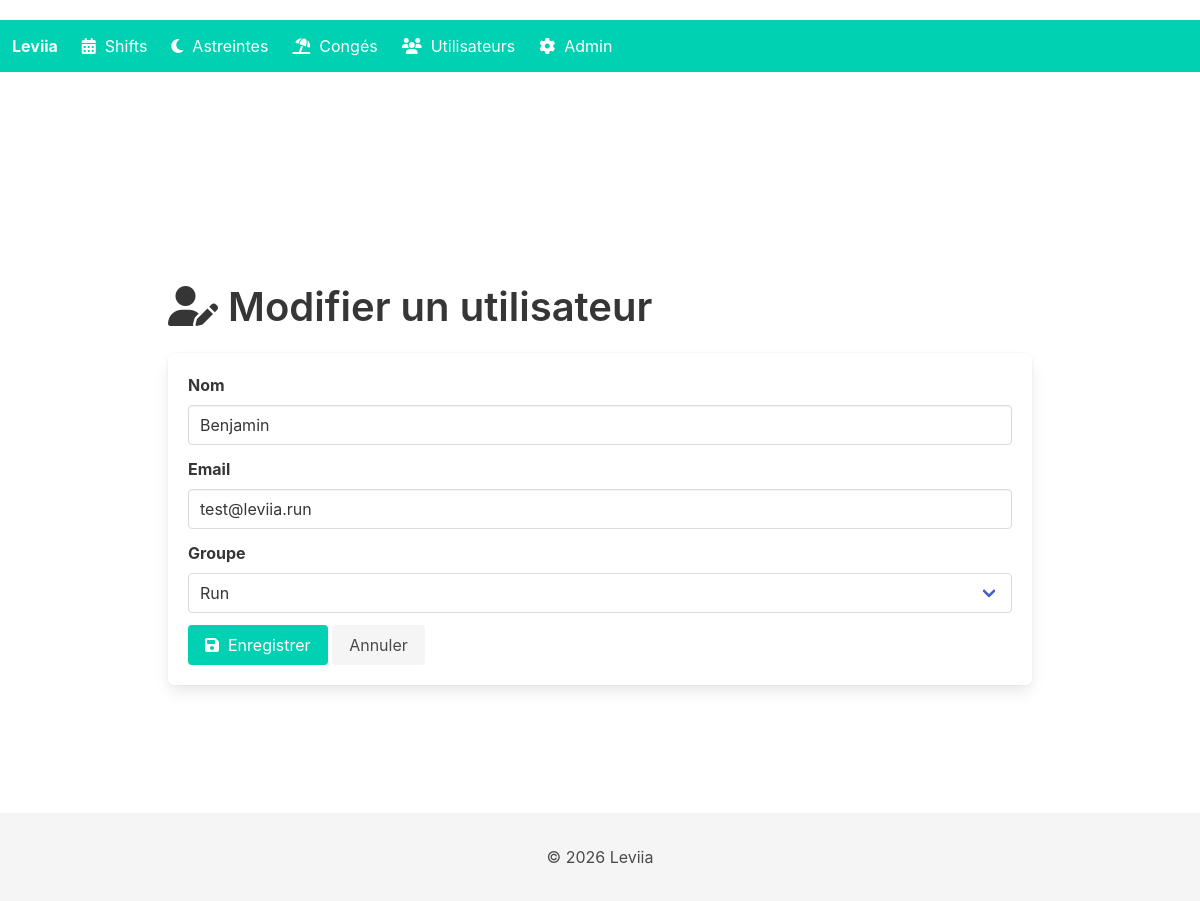
The page /admin/users/edit/2 on the database its author committed.
### app/models.py (models this page shows)
class User(db.Model):
    id = db.Column(db.Integer, primary_key=True)
    name = db.Column(db.String(80), nullable=False)
    email = db.Column(db.String(120), unique=True, nullable=False)
    group_id = db.Column(db.Integer, db.ForeignKey('groups.id'), nullable=False, default=1)
    shifts = db.relationship('Shift', backref='user', lazy=True)
    on_calls = db.relationship('OnCall', backref='user', lazy=True)
    leaves = db.relationship('Leave', backref='user', lazy=True)

class Group(db.Model):
    __tablename__ = 'groups'
    id = db.Column(db.Integer, primary_key=True)
    name = db.Column(db.String(80), nullable=False, unique=True)
    is_part_of_schedule = db.Column(db.Boolean, default=False)
    is_part_of_oncall = db.Column(db.Boolean, default=False)
    users = db.relationship('User', backref='group', lazy=True)

### app/routes/admin.py (the view, shortened to what this page needs)
@app.route('/admin/users/edit/<int:user_id>', methods=['GET', 'POST'])
def edit_user(user_id):
    user = User.query.get_or_404(user_id)
    groups = Group.query.all()
    return render_template('admin/edit_user.html', user=user, groups=groups)

### app/templates/admin/edit_user.html (shortened to what this page needs)
{% extends "admin/base_admin.html" %}
{% block admin_content %}
<section class="section">
    <div class="container">
        <h1 class="title is-2">
            <i class="fas fa-user-edit"></i> Modifier un utilisateur
        </h1>
        <form method="POST" action="{{ url_for('edit_user', user_id=user.id) }}">
            <div class="box">
                <div class="field">
                    <label class="label">Nom</label>
                    <div class="control">
                        <input class="input" type="text" name="name" value="{{ user.name }}" required>
                    </div>
                </div>
                <div class="field">
                    <label class="label">Email</label>
                    <div class="control">
                        <input class="input" type="email" name="email" value="{{ user.email }}" required>
                    </div>
                </div>
                <div class="field">
                    <label class="label">Groupe</label>
                    <div class="control">
                        <div class="select is-fullwidth">
                            <select name="group_id" required>
                                {% for group in groups %}
                                <option value="{{ group.id }}" {% if group.id == user.group_id %}selected{% endif %}>
                                    {{ group.name }}
                                </option>
                                {% endfor %}
                            </select>
                        </div>
                    </div>
                </div>
                <div class="field">
                    <div class="control">
                        <button class="button is-primary" type="submit">
                            <i class="fas fa-save"></i>&nbsp; Enregistrer
                        </button>
                        <a class="button is-light" href="{{ url_for('list_users') }}">Annuler</a>
                    </div>
                </div>
            </div>
        </form>
    </div>
</section>
{% endblock %}

### app/templates/base.html (style rules this page uses)
body { padding-top: 20px; }

### rows shown on the page
User: name "Benjamin", email "test@leviia.run", group_id "Run"
